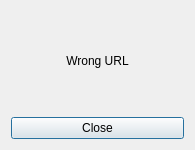
<?xml version="1.0" encoding="UTF-8"?>
<ui version="4.0">
 <class>Dialog</class>
 <widget class="QDialog" name="Dialog">
  <property name="geometry">
   <rect>
    <x>0</x>
    <y>0</y>
    <width>195</width>
    <height>150</height>
   </rect>
  </property>
  <property name="windowTitle">
   <string>Warning</string>
  </property>
  <layout class="QVBoxLayout" name="verticalLayout">
   <item>
    <widget class="QLabel" name="label">
     <property name="text">
      <string>Wrong URL</string>
     </property>
     <property name="alignment">
      <set>Qt::AlignCenter</set>
     </property>
    </widget>
   </item>
   <item>
    <widget class="QPushButton" name="pushButton">
     <property name="text">
      <string>Close</string>
     </property>
    </widget>
   </item>
  </layout>
 </widget>
 <resources/>
 <connections/>
</ui>
